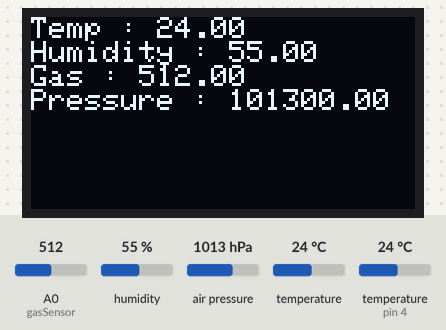
Bench run of a sketch on a simulated Arduino Uno, built with avr-gcc and run on an emulated ATmega328P. Parts: 128×64 one-colour display. Inputs (shaded band) come from the test bench; at power-on: humidity 55 %, air pressure 1013 hPa, A0 (gasSensor) = 512, temperature (sensor on pin 4) 24 °C, temperature 24 °C. What the sketch prints to the serial monitor is not drawn.

Above: at 1.9 s.
2.0 s: humidity set to 22 %
At 3.8 s:
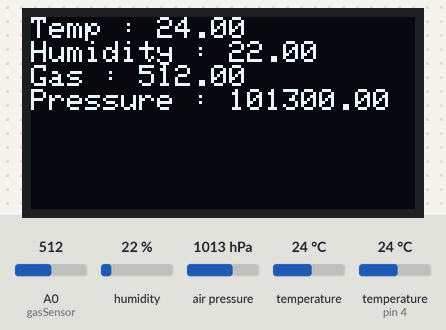
4.8 s: air pressure set to 952 hPa
At 7.1 s:
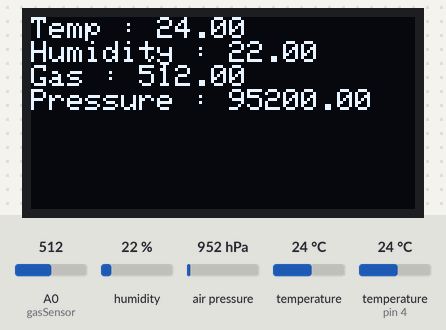
8.0 s: A0 (gasSensor) set to 716
At 11.0 s:
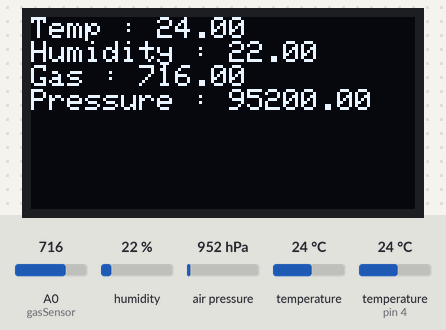
11.3 s: temperature (sensor on pin 4) set to 12 °C
At 15.0 s:
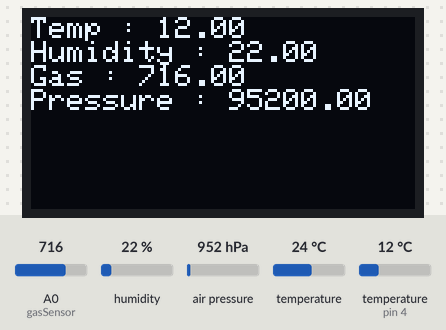
15.6 s: air pressure set to 975 hPa
At 18.2 s:
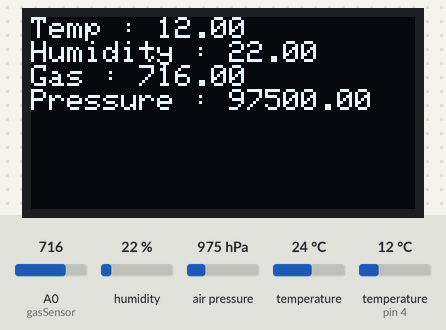
18.9 s: A0 (gasSensor) set to 992
At 21.0 s:
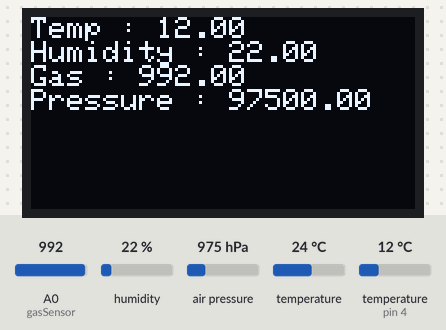
Timing chart, 0 to 22.5 s (numbered marks = the images above; inputs shaded):
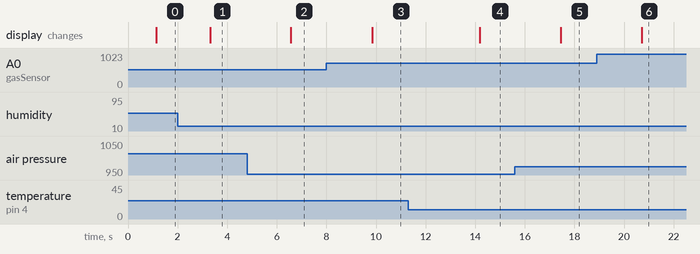

The sketch:

Weather_Forecast.ino
```cpp
#include <DHT.h>
#include <Adafruit_BMP280.h>
#include <Adafruit_SSD1306.h>
#define OLED_RESET 4

Adafruit_SSD1306 display(OLED_RESET);
Adafruit_BMP280 bmp;

#define DHTPIN 4
#define DHTTYPE DHT11
DHT dht(DHTPIN, DHTTYPE);

#define gasSensor A0

void setup() {
  // put your setup code here, to run once:
  Serial.begin(9600);
  display.begin(SSD1306_SWITCHCAPVCC,0x3C);
  dht.begin();
  bmp.begin();

}

void loop() {
  // put your main code here, to run repeatedly:
  float humidity = dht.readHumidity();
  float temperature = dht.readTemperature();
  float temp = bmp.readTemperature();
  float pressure = bmp.readPressure();
  float gasLevel = analogRead(gasSensor);

  Serial.print("Pressure: ");
  Serial.println(pressure);

  Serial.print("Humidity: ");
  Serial.println(humidity);

  Serial.print("Temperature: ");
  Serial.println(temperature);

  Serial.print("Temperature BMP: ");
  Serial.println(temp);

  Serial.print("Gas Level: ");
  Serial.println(gasLevel);
  Serial.println(" ");

  delay(1000);

  display.clearDisplay();
  display.setTextSize(1);
  display.setTextColor(WHITE);
  display.setCursor(0,0);
  display.print ("Temp : ");
  display.println(temperature);
  display.print("Humidity : ");
  display.println(humidity);
  display.print("Gas : ");
  display.println(gasLevel);
  display.print("Pressure : ");
  display.println(pressure);
  display.display();

}
```

Measured:
- after the input at 2.0 s, the display: changes after 1.3 s (image 1)
- after the input at 4.8 s, the display: changes after 1.8 s (image 2)
- after the input at 8.0 s, the display: changes after 1.8 s (image 3)
- after the input at 11.3 s, the display: changes after 2.9 s (image 4)
- after the input at 15.6 s, the display: changes after 1.8 s (image 5)
- after the input at 18.9 s, the display: changes after 1.8 s (image 6)
